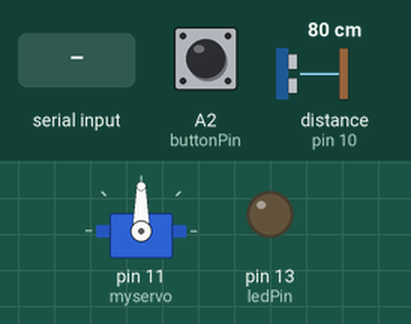
Recording of a sketch running on a simulated Arduino Uno, built with avr-gcc and run on an emulated ATmega328P. Shown: servo, output pins drawn as LEDs (lit = HIGH). Wiring (inferred from the names in the program): ultrasonic range finder: trigger pin 9; echo pin 10. The inputs (shaded band) are chosen by the test bench; at power-on: distance to the obstacle (sensor on pin 10) 80 cm, A2 (buttonPin) LOW. The echo pulse lasts 58.3 µs per cm; pins used as bus, display or sensor lines are not drawn.

Above: at 1.2 s.
1.3 s: "0" received over Serial
At 3.1 s:
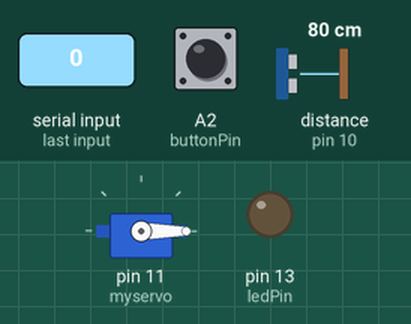
3.7 s: distance to the obstacle (sensor on pin 10) set to 2 cm
6.7 s: "1" received over Serial
At 8.7 s:
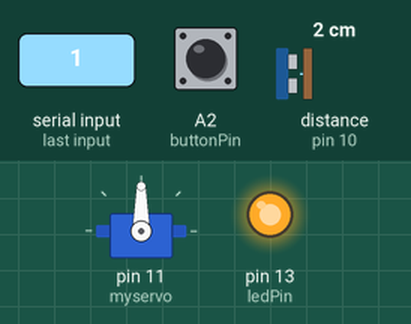
9.1 s: "2" received over Serial
At 11.8 s:
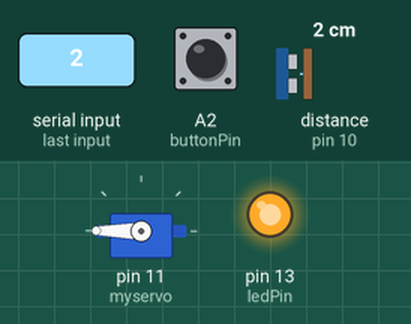
12.1 s: distance to the obstacle (sensor on pin 10) set to 18 cm
15.1 s: "0" received over Serial
At 17.74 s:
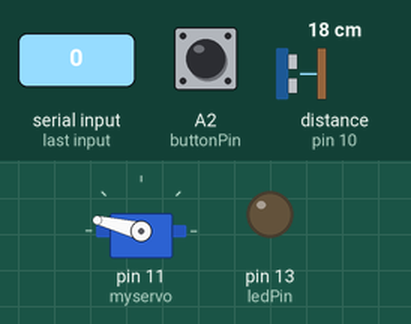
Timing chart, 0 to 20.6 s (numbered marks = the images above; inputs shaded):
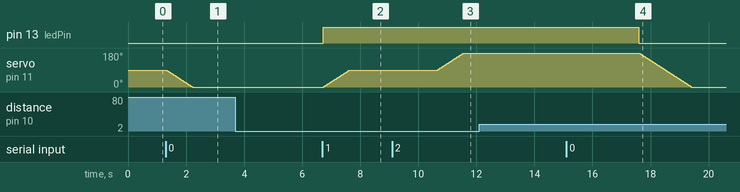

Measured:
- after the input at 1.3 s, servo on pin 11 (myservo): moves from 90° to 0° over 0.91 s, starting at once
- after the input at 3.7 s, every drawn part: stays the same
- after the input at 6.7 s, servo on pin 11 (myservo): moves from 0° to 90° over 0.89 s, starting at once
- after the input at 9.1 s, servo on pin 11 (myservo): moves from 90° to 180° over 0.91 s, starting after 1.6 s
- after the input at 12.1 s, every drawn part: stays the same
- after the input at 15.1 s, servo on pin 11 (myservo): moves from 180° to 0° over 1.8 s, starting after 2.5 s

The sketch:

Bin.ino
```cpp
#include <Servo.h>

const int trigPin = 9;
const int echoPin = 10;
const int ledPin = 13;
const int buttonPin = A2;

// defines variables
long duration;
int distance;
Servo myservo;  // create servo object to control a servo
// twelve servo objects can be created on most boards

int pos = 90;    // variable to store the servo position
int isFull = false;
int thres = 16;
int timer = 0;

int getDistance() {
  // Ultrasonic censor set up
  digitalWrite(trigPin, LOW);
  delayMicroseconds(2);

  // Sets the trigPin on HIGH state for 10 micro seconds
  digitalWrite(trigPin, HIGH);
  delayMicroseconds(10);
  digitalWrite(trigPin, LOW);

  // Reads the echoPin, returns the sound wave travel time in microseconds
  duration = pulseIn(echoPin, HIGH);

  // Calculating the distance
  return duration*0.034/2;
}

void setup() {
  pinMode(trigPin, OUTPUT); // Sets the trigPin as an Output
  pinMode(echoPin, INPUT); // Sets the echoPin as an Input
  pinMode(ledPin, OUTPUT);
  pinMode(buttonPin, INPUT);

  Serial.begin(9600); // Starts the serial communication
  myservo.attach(11);  // attaches the servo on pin 9 to the servo object

  digitalWrite(ledPin, LOW);
}

void loop() {
  distance = getDistance();
  delay(10);

  // Find out full or not
  if(distance < thres){
    delay(3000);

    distance = getDistance();
    if(distance < thres) {
      digitalWrite(ledPin, HIGH);
      isFull = true;
    }
  }
  else if(distance > thres && isFull){
    delay(3000);

    distance = getDistance();
    if(distance > thres) {
      digitalWrite(ledPin, LOW);
      isFull = false;
    }
  }

  if(digitalRead(buttonPin) == HIGH) {
    Serial.println('x');

    while(Serial.available() == 0) {
      continue;
    }

    char x = Serial.read();

    if(x == 'u') {
      for (int deg = pos; deg <= 180; deg++) {
        myservo.write(deg);
        pos = deg;
        delay(10);
      }
      for (int deg = pos; deg >= 90; deg--) {
        myservo.write(deg);
        pos = deg;
        delay(10);
      }
    }
    else if(x == 'd') {
      for (int deg = pos; deg >= 45; deg--) {
        myservo.write(deg);
        pos = deg;
        delay(10);
      }
      for (int deg = pos; deg <= 90; deg++) {
        myservo.write(deg);
        pos = deg;
        delay(10);
      }
    }
  }

  if(Serial.available() > 0) {
    char instruction = Serial.read();

    if(instruction == '0') {
      for (int deg = pos; deg >= 0; deg--) {
        myservo.write(deg);
        pos = deg;
        delay(10);
      }
    }
    else if(instruction == '1') {
      for (int deg = pos; deg <= 90; deg++) {
        myservo.write(deg);
        pos = deg;
        delay(10);
      }
    }
    else if(instruction == '2') {
      for (int deg = pos; deg <= 180; deg++) {
        myservo.write(deg);
        pos = deg;
        delay(10);
      }
    }
  }
}
```
